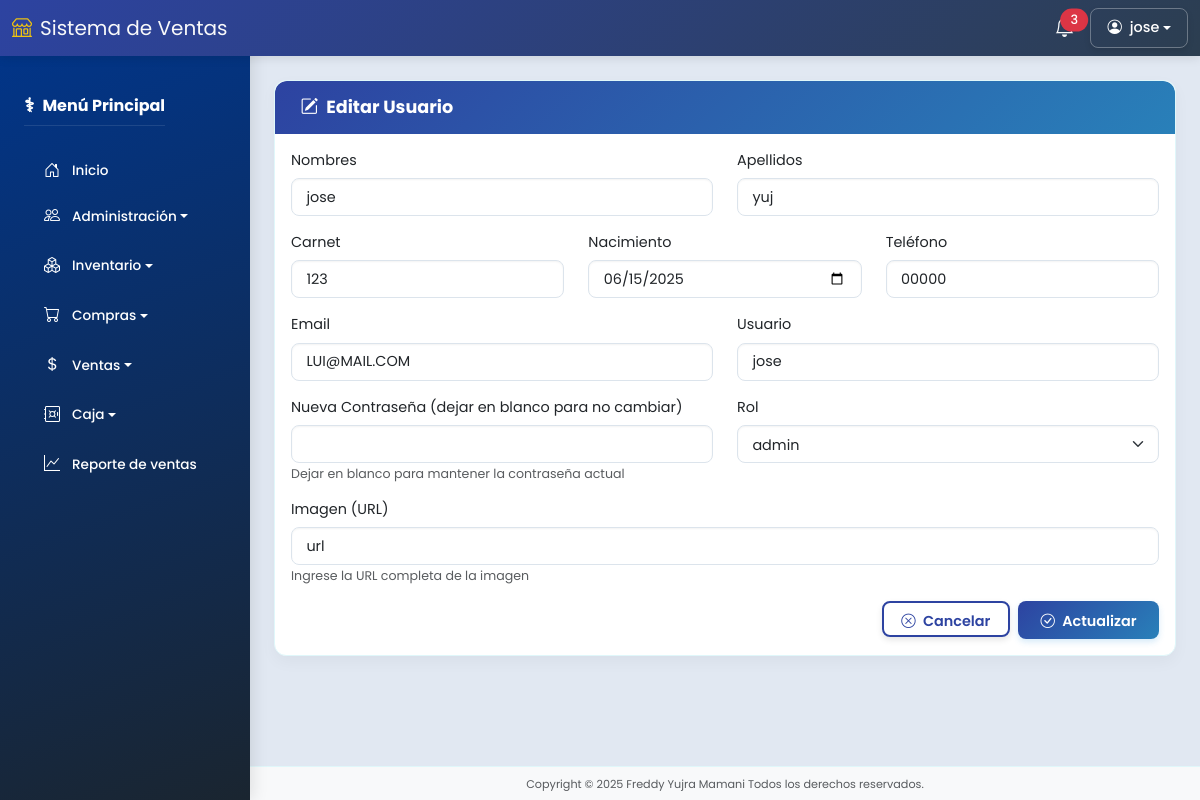
Page /usuarios/edit/1 (signed in) on the earlier database version.
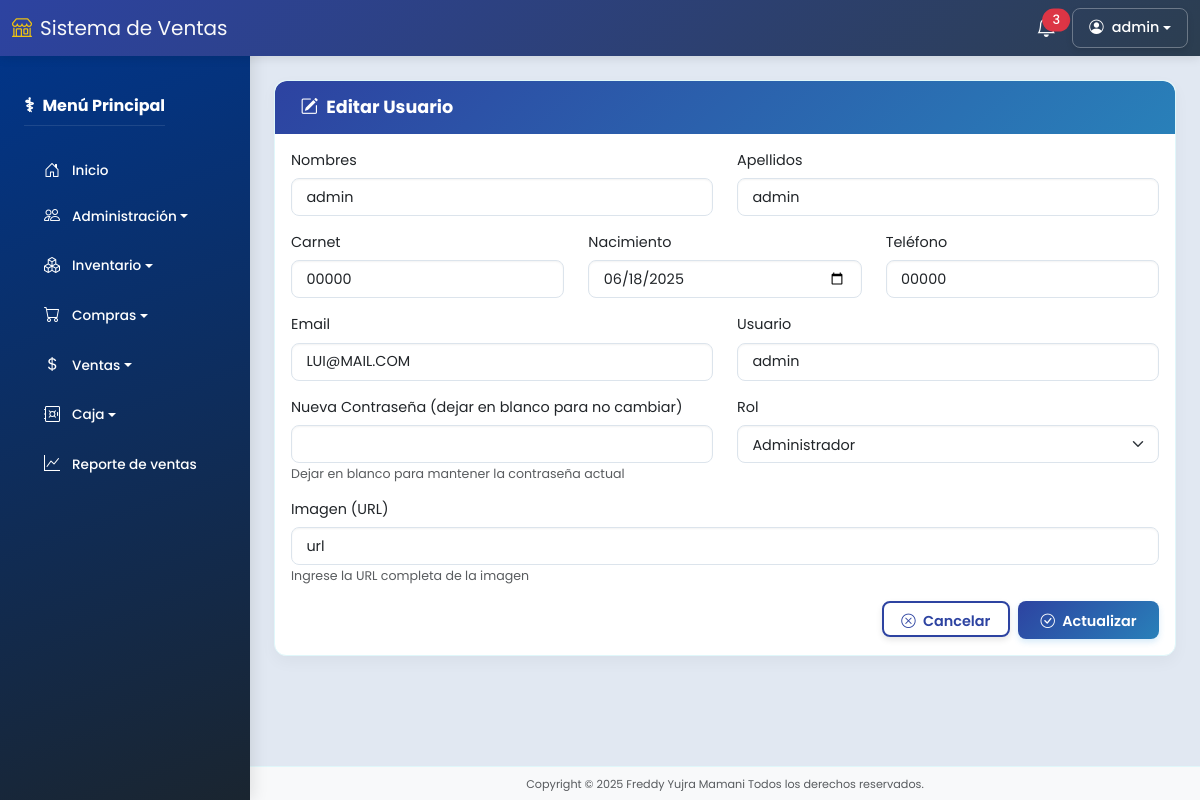
Same page on the later database version.
### models/usuario_model.py (models this page shows, shortened)
class Usuario(db.Model):
    __tablename__ = "usuarios"
    id = db.Column(db.Integer, primary_key=True)
    imagen = db.Column(db.String(255), nullable=True)
    nombres = db.Column(db.String(255), nullable=False)
    apellidos = db.Column(db.String(150), nullable=False)
    carnet = db.Column(db.String(15), nullable=False)
    nacimiento = db.Column(db.Date, nullable=False)
    telefono = db.Column(db.String(15), nullable=False)
    email = db.Column(db.String(255), nullable=False, unique=True)
    usuario = db.Column(db.String(150), nullable=False, unique=True)
    password = db.Column(db.String(255), nullable=False)
    remember_token = db.Column(db.String(100), nullable=True)
    created_at = db.Column(db.DateTime, default=datetime.utcnow)
    updated_at = db.Column(db.DateTime, default=datetime.utcnow, onupdate=datetime.utcnow)
    deleted_at = db.Column(db.DateTime, nullable=True)
    rol_id = db.Column(db.Integer, db.ForeignKey('roles.id'))
    rol = db.relationship('Rol', backref='usuarios')
    @staticmethod
    def get_by_id(id):
        return Usuario.query.get(id)
    @property
    def is_authenticated(self):
        return True

### controllers/usuario_controller.py (the view, shortened to what this page needs)
@usuario_bp.route('/edit/<int:id>', methods=['GET', 'POST'])
@login_required
def edit(id):
    usuario = Usuario.get_by_id(id)
    roles = Rol.query.all()
    if not usuario:
        return "Usuario no encontrado", 404
    form = UsuarioEditForm(obj=usuario)
    form.rol_id.choices = [(rol.id, rol.name) for rol in roles]
    form.usuario_actual = usuario  # Pasar usuario actual para validaciones
    return usuario_view.edit(usuario, roles, form=form)

### forms/forms.py
class UsuarioEditForm(BaseUsuarioForm):
    password = PasswordField('Nueva Contraseña (dejar en blanco para no cambiar)', validators=[
        Optional(),
        Length(min=8, message="La contraseña debe tener al menos 8 caracteres")
    ])

### run.py (called while the page is built)
@login_manager.user_loader
def load_user(user_id):
    return Usuario.query.get(int(user_id))

@app.context_processor
def inject_active_path():
    def is_active(path):
        return 'active' if request.path.startswith(path) else ''
    return dict(is_active=is_active)

### views/usuario_view.py (called while the page is built)
def edit(usuario, roles, form):
    return render_template('usuarios/edit.html', usuario=usuario, roles=roles, form=form)

### templates/usuarios/edit.html (shortened to what this page needs)
{% extends "base.html" %}
{% block content %}
<div class="card">
  <div class="card-header-unified">
    <h5 class="mb-0"><i class="bi bi-pencil-square me-2"></i>Editar Usuario</h5>
  </div>
  <div class="card-body">
    <form method="POST" action="{{ url_for('usuario.edit', id=usuario.id) }}" class="form-unified">
      <div class="row mb-3">
        <div class="col-md-6">
          {{ form.nombres.label(class="form-label") }}
          {{ form.nombres(class="form-control" + (' is-invalid' if form.nombres.errors else '')) }}
        </div>
        <div class="col-md-6">
          {{ form.apellidos.label(class="form-label") }}
          {{ form.apellidos(class="form-control" + (' is-invalid' if form.apellidos.errors else '')) }}
        </div>
      </div>
      <div class="row mb-3">
        <div class="col-md-4">
          {{ form.carnet.label(class="form-label") }}
          {{ form.carnet(class="form-control" + (' is-invalid' if form.carnet.errors else '')) }}
        </div>
        <div class="col-md-4">
          {{ form.nacimiento.label(class="form-label") }}
          {{ form.nacimiento(class="form-control" + (' is-invalid' if form.nacimiento.errors else '')) }}
        </div>
        <div class="col-md-4">
          {{ form.telefono.label(class="form-label") }}
          {{ form.telefono(class="form-control" + (' is-invalid' if form.telefono.errors else '')) }}
        </div>
      </div>
      <div class="row mb-3">
        <div class="col-md-6">
          {{ form.email.label(class="form-label") }}
          {{ form.email(class="form-control" + (' is-invalid' if form.email.errors else '')) }}
        </div>
        <div class="col-md-6">
          {{ form.usuario.label(class="form-label") }}
          {{ form.usuario(class="form-control" + (' is-invalid' if form.usuario.errors else '')) }}
        </div>
      </div>
      <div class="row mb-3">
        <div class="col-md-6">
          {{ form.password.label(class="form-label") }}
          {{ form.password(class="form-control" + (' is-invalid' if form.password.errors else '')) }}
          <small class="form-text text-muted">Dejar en blanco para mantener la contraseña actual</small>
        </div>
        <div class="col-md-6">
          {{ form.rol_id.label(class="form-label") }}
          {{ form.rol_id(class="form-select" + (' is-invalid' if form.rol_id.errors else '')) }}
        </div>
      </div>
      <div class="row mb-3">
        <div class="col-md-12">
          {{ form.imagen.label(class="form-label") }}
          {{ form.imagen(class="form-control") }}
          <small class="form-text text-muted">Ingrese la URL completa de la imagen</small>
        </div>
      </div>
      <div class="d-flex justify-content-end">
        <a href="{{ url_for('usuario.index') }}" class="btn btn-outline-primary me-2">
          <i class="bi bi-x-circle me-1"></i> Cancelar
        </a>
        <button type="submit" class="btn btn-primary">
          <i class="bi bi-check-circle me-1"></i> Actualizar
        </button>
      </div>
    </form>
  </div>
</div>
{% endblock %}

### templates/base.html (shortened to what this page needs)
<!DOCTYPE html>
<html lang="es" class="h-100">
<head>
  <link href="https://cdn.jsdelivr.net/npm/bootstrap@5.3.0/dist/css/bootstrap.min.css" rel="stylesheet" />
  <link rel="stylesheet" href="https://cdn.jsdelivr.net/npm/bootstrap-icons@1.10.0/font/bootstrap-icons.css" />
  <link rel="stylesheet" href="{{ url_for('static', filename='css/style.css') }}" />
</head>
<body class="d-flex flex-column">
  <nav class="navbar navbar-expand-lg fixed-top navbar-top">
    <div class="container-fluid">
      <a class="navbar-brand" href="{{ url_for('dashboard.index') }}">
        <i class="bi bi-shop me-2"></i>Sistema de Ventas
      </a>
      <div class="d-flex align-items-center ms-auto">
        <div class="dropdown me-3">
          <a href="#" class="position-relative text-white" data-bs-toggle="dropdown">
            <span class="position-absolute top-0 start-100 translate-middle badge rounded-pill bg-danger">
              3
            </span>
          </a>
        </div>
        <div class="dropdown">
          <button class="btn btn-custom-light dropdown-toggle d-flex align-items-center" type="button"
            data-bs-toggle="dropdown">
            <i class="bi bi-person-circle me-2"></i>
            <span>{{ current_user.usuario if current_user.is_authenticated else 'Invitado' }}</span>
          </button>
        </div>
      </div>
    </div>
  </nav>
  <div class="d-flex main-container overflow-hidden">
    <nav class="sidebar bg-dark text-white position-fixed" id="mainSidebar">
      <div class="p-4">
        <div class="d-flex justify-content-between align-items-center mb-4">
          <h5 class="fw-bold mb-0">Menú Principal</h5>
        </div>
        <a href="{{ url_for('dashboard.index') }}" class="sidebar-item text-white">
          <i class="bi bi-house-door me-2"></i> Inicio
        </a>
        <div class="mb-2">
          <button class="sidebar-item dropdown-toggle w-100 text-start text-white bg-transparent border-0" type="button"
            data-bs-toggle="collapse" data-bs-target="#adminSubmenu" aria-expanded="false">
            <i class="bi bi-people me-2"></i> Administración
          </button>
        </div>
        <div class="mb-2">
          <button class="sidebar-item dropdown-toggle w-100 text-start text-white bg-transparent border-0" type="button"
            data-bs-toggle="collapse" data-bs-target="#inventarioSubmenu" aria-expanded="false">
            <i class="bi bi-boxes me-2"></i> Inventario
          </button>
        </div>
        <div class="mb-2">
          <button class="sidebar-item dropdown-toggle w-100 text-start text-white bg-transparent border-0" type="button"
            data-bs-toggle="collapse" data-bs-target="#comprasSubmenu" aria-expanded="false">
            <i class="bi bi-cart me-2"></i> Compras
          </button>
        </div>
        <div class="mb-2">
          <button class="sidebar-item dropdown-toggle w-100 text-start text-white bg-transparent border-0" type="button"
            data-bs-toggle="collapse" data-bs-target="#ventasSubmenu" aria-expanded="false">
            <i class="bi bi-currency-dollar me-2"></i> Ventas
          </button>
        </div>
        <div class="mb-2">
          <button class="sidebar-item dropdown-toggle w-100 text-start text-white bg-transparent border-0" type="button"
            data-bs-toggle="collapse" data-bs-target="#cajaSubmenu" aria-expanded="false">
            <i class="bi bi-safe me-2"></i> Caja
          </button>
        </div>
        <a href="{{ url_for('reporte.reporte_ventas') }}" class="sidebar-item text-white">
          <i class="bi bi-graph-up me-2"></i> Reporte de ventas
        </a>
      </div>
    </nav>
    <div class="flex-grow-1 d-flex flex-column overflow-hidden">
      <main class="main-content flex-grow-1 p-4 overflow-auto">
        {% block content %}{% endblock %}
      </main>
      <footer class="footer bg-light text-center py-2">
        <small class="text-muted">Copyright © 2025 Freddy Yujra Mamani Todos los derechos reservados.</small>
      </footer>
    </div>
  </div>
</body>
</html>

Differences in the rows shown:
changed Usuario "admin": usuario "jose" → "admin"; nombres "jose" → "admin"; apellidos "yuj" → "admin"; carnet "123" → "00000"; nacimiento "06/15/2025" → "06/18/2025"; rol_id "admin" → "Administrador"
